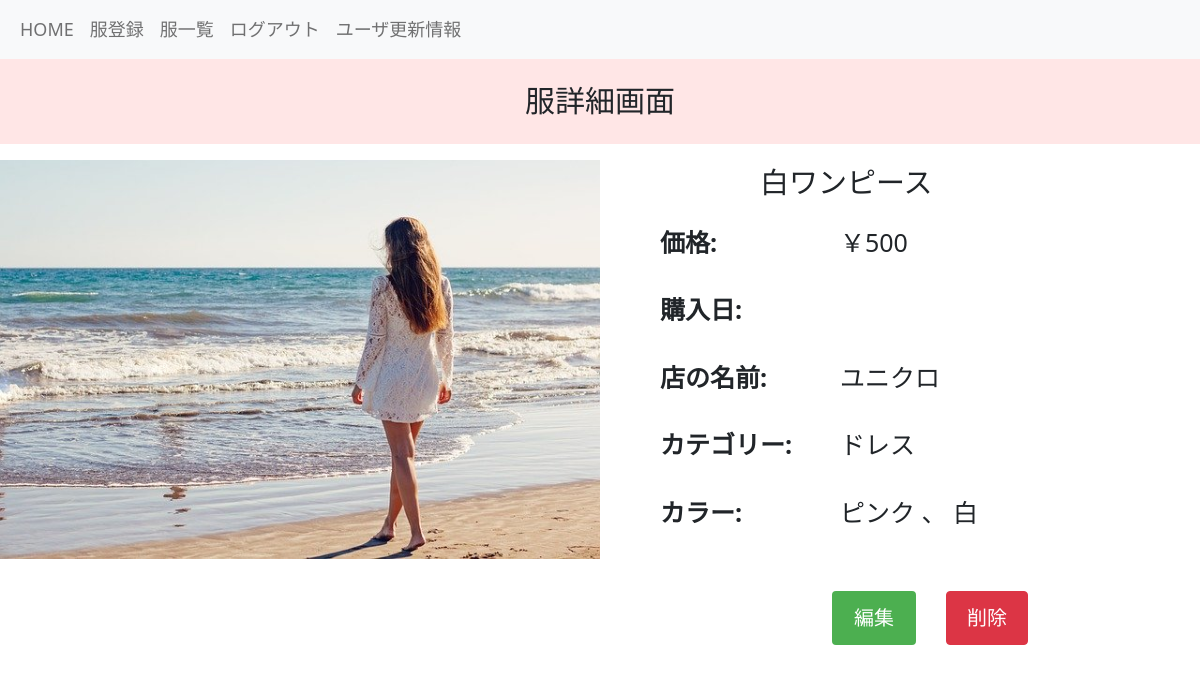
Screenshot of /boards/detail_clothe/32/ (signed in) with the database file from the repository.
### boards/models.py (models this page shows, shortened)
class Clothes(models.Model):
    title = models.CharField(max_length=255)
    picture = models.ImageField(upload_to='closet_project/media/', null=True, blank=True)
    price = models.IntegerField(default=0, null=True, blank=True)
    purchase_date = models.DateField(null=True,blank=True)
    user = models.ForeignKey(
        'accounts.Users', on_delete=models.CASCADE
    )
    category = models.ForeignKey(
        'Categories', on_delete=models.CASCADE
    )
    color = models.ManyToManyField(
        Colors, blank=True, through='Clothe_Colors', related_name='clothe'
    )
    store = models.CharField(max_length=255, default='')
    created_at = models.DateTimeField(auto_now_add=True)
    updated_at = models.DateTimeField(auto_now=True)
    objects = ClothesManager()
    class Meta:
        db_table = 'clothes'

class Categories(models.Model):
    BLOUSE = 'blouse'
    SHIRT = 'shirt'
    SWEAT = 'sweat'
    KNIT = 'knit'
    PANTS = 'pants'
    SKIRT = 'skirt'
    JACKET = 'jacket'
    CARDIGAN = 'cardigan'
    COAT = 'coat'
    DRESS = 'dress'
    SHOES = 'shoes'
    ACCESSORY = 'accessory'
    BAG = 'bag'
    category_name = models.CharField(max_length=255)
    created_at = models.DateTimeField(auto_now_add=True)
    updated_at = models.DateTimeField(auto_now=True)
    class Meta:
        db_table = 'categories'
    def __str__(self):
        return self.category_name

class Colors(models.Model):
    PINK = 'pink'
    RED = 'red'
    ORANGE = 'orange'
    BROWN = 'brown'
    YELLOW = 'yellow'
    BLUE = 'blue'
    GREEN = 'green'
    BLACK = 'black'
    WHITE = 'white'
    color_name = models.CharField(max_length=10)
    created_at = models.DateTimeField(auto_now_add=True)
    updated_at = models.DateTimeField(auto_now=True)
    def __str__(self):
        return self.color_name
    class Meta:
        db_table = 'colors'

### boards/views.py (the view)
# urls.py: path('detail_clothe/<int:pk>/', views.detail_clothe, name='detail_clothe'),
@login_required
def detail_clothe(request, pk):
    clothe = get_object_or_404(Clothes, pk=pk)
    print(f"Color: {clothe.color.all()}")  # デバッグ用のログ出力
    return render(
        request, 'boards/detail_clothe.html', context={
            'clothe': clothe,
        }
    )

### templates/boards/detail_clothe.html (shortened to what this page needs)
{% extends "base.html" %}
{% load static %}
{% block content %}
<p class="custom-paragraph">服詳細画面</p>
<div class="detail-container">
  <div class="detail-left">
    {% if clothe.picture %}
        <p><img src="{{ clothe.picture.url }}" alt="{{ clothe.title }}" class="image-custom"></p>
    {% else %}
        <p class="no-image">画像なし</p>
    {% endif %}
  </div>
   <div class="detail-right">
    <p class="title">{{ clothe.title }}</p>
    <div class="detail-info">
      <div class="info-row">
        <p class="info-label">価格:</p>
        <p class="info-value"> {{ "￥"|default_if_none:"" }}{{ clothe.price|default_if_none:"" }}</p>
      </div>
      <div class="info-row">
        <p class="info-label">購入日:</p>
        <p class="info-value"> {{ clothe.purchase_date|date:"Y年m月d日"|default_if_none:"未登録" }}</p>
      </div>
      <div class="info-row">
        <p class="info-label">店の名前:</p>
        <p class="info-value"> {{ clothe.store|default_if_none:"   " }}</p>
      </div>
      <div class="info-row">
        <p class="info-label">カテゴリー:</p>
        <p class="info-value"> {{ clothe.category|default_if_none:"   " }}</p>
      </div>
      <div class="info-row">
        <p class="info-label">カラー:</p>
        <span class="info-value">
        {% for color_instance in clothe.color.all %}
            {{ color_instance.color_name }}
            {% if not forloop.last %}、{% endif %}
        {% endfor %}
    </span>
    </div>
  </div>
    <div class="button-container">
      <a href="{% url 'boards:edit_clothe' pk=clothe.pk %}">
        <button type="submit" class="btn btn-primary">編集</button>
      </a>
        <button type="button" class="btn btn-danger" onclick="confirmDelete()" style="margin-left: 30px;">削除</button>
    </div>
  </div>
</div>
{% endblock %}

### static/css/style.css (style rules this page uses)
.image-custom { width: 600px; height: 300%; }
.button-container { display: flex; justify-content: center; margin-top: 30px; }
.button-container button { padding: 10px 20px; font-size: 20px; }
.btn-primary { background-color: #4caf50; color: #ffffff; border: 2px solid #4caf50; border-radius: 4px; cursor: pointer; }
.detail-container p { font-size: 25px; margin-bottom: 20px; }
.detail-container p.title { font-size: 29px; margin-left: 100px; }
body { text-size-adjust: 100%; -webkit-text-size-adjust: 100%; }
.detail-container { display: flex; justify-content: space-between; }
.detail-left, .detail-right { width: 45%; }
.custom-paragraph { font-family: 'Arial', sans-serif; font-size: 30px; background-color: #ffe6e6; text-align: center; padding: 20px; line-height: 1.5; }
.detail-info { display: flex; flex-wrap: wrap; }
.info-row { display: flex; width: 100%; margin-bottom: 10px; }
.info-label { flex: 1; font-weight: bold; }
.info-value { flex: 2; font-size: 25px; }
.detail-left { text-align: center; }

### rows the page displays
Clothes: picture (picture), title "白ワンピース", price "500", store "ユニクロ", category "ドレス"
Colors: color_name "ピンク"
Colors: color_name "白"

### other values shown
{{ "￥"|default_if_none:"" }} "￥"
